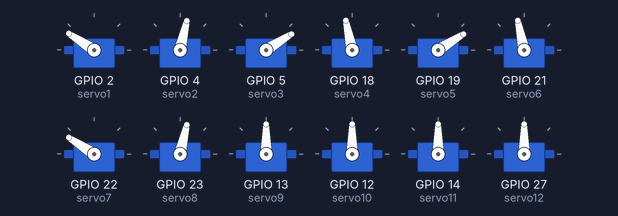
Bench run of a sketch on a simulated ESP32. On the bench: 12 × servo.

Above: at 0.05 s.
At 1.4 s:
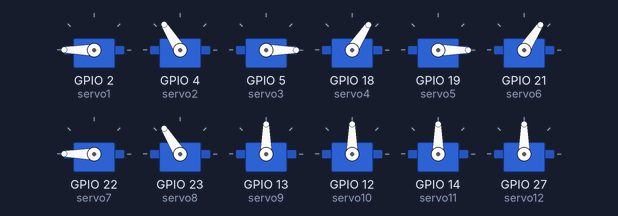
Timing chart, 0 to 3.2 s (numbered marks = the images above):
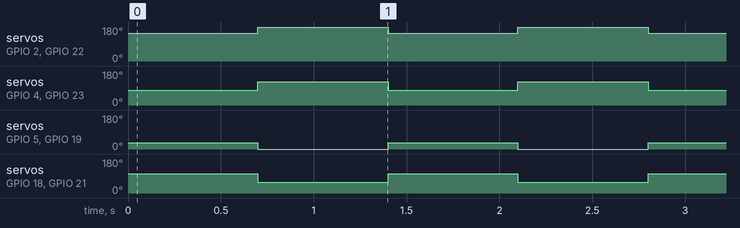

Measured:
- by itself, servo on GPIO 2 (servo1), servo on GPIO 22 (servo7): alternates 180° for 0.70 s and 147° for 0.70 s
- by itself, servo on GPIO 4 (servo2), servo on GPIO 23 (servo8): alternates 122° for 0.70 s and 77° for 0.70 s
- by itself, servo on GPIO 5 (servo3), servo on GPIO 19 (servo5): alternates 32° for 0.70 s and 0° for 0.70 s
- by itself, servo on GPIO 18 (servo4), servo on GPIO 21 (servo6): alternates 102° for 0.70 s and 57° for 0.70 s

The sketch:

test-newwwww.ino
```cpp
#include <ESP32Servo.h>
#include <math.h>

Servo servo1; // Create a servo object for the first servo
Servo servo2; // Create a servo object for the second servo
Servo servo3;
Servo servo4;
Servo servo5;
Servo servo6;
Servo servo7;
Servo servo8;
Servo servo9;
Servo servo10;
Servo servo11;
Servo servo12;
//70  y limit
//50,190 hold position

const float L1 = 100.0;  // Length of the first link
const float L2 = 134.5;  // Length of the second link
float theta1;
float theta2;
float targetX;
float targetY;
float X, Y;

void setup() {
  servo1.attach(2);  // Attach servo 1 to pin 9
  servo2.attach(4); // Attach servo 2 to pin 10
  servo3.attach(5);
  servo4.attach(18);
  servo5.attach(19);
  servo6.attach(21);
  servo7.attach(22);
  servo8.attach(23);
  servo9.attach(13);
  servo10.attach(12);
  servo11.attach(14);
  servo12.attach(27);
  Serial.begin(9600);


  servo9.write(90);
  servo10.write(90);
  servo11.write(90);
  servo12.write(90);
}

void loop() {

  ik(40,180);
  delay(700);
  ik(40,110);
  delay(700);

}

void holdposition(){
  ik(50,190);
}


void ik(float targetX, float targetY) {
  float r = sqrt(targetX * targetX + targetY * targetY);

  float cosTheta2 = (r * r - L1 * L1 - L2 * L2) / (2 * L1 * L2);

  theta2 = acos(cosTheta2);

  float alpha = atan2(targetY, targetX);
  float beta = acos((L1 * L1 + r * r - L2 * L2) / (2 * L1 * r));
  theta1 = alpha - beta;

    // Convert angles from radians to degrees
  theta1 = degrees(theta1);
  theta2 = degrees(theta2);

  servo1.write(180 - theta1);
  servo2.write(theta2);

    // front left
  servo3.write(theta1);
  servo4.write(180 - theta2);

    // back left
  servo5.write(theta1);
  servo6.write(180 - theta2);

    // back right
  servo7.write(180 - theta1);
  servo8.write(theta2);
}

void sik(float targetX, float targetY) {
  float r = sqrt(targetX * targetX + targetY * targetY);

  float cosTheta2 = (r * r - L1 * L1 - L2 * L2) / (2 * L1 * L2);

  theta2 = acos(cosTheta2);

  float alpha = atan2(targetY, targetX);
  float beta = acos((L1 * L1 + r * r - L2 * L2) / (2 * L1 * r));
  theta1 = alpha - beta;

    // Convert angles from radians to degrees
  theta1 = degrees(theta1);
  theta2 = degrees(theta2);

  servo1.write(theta1);
  servo2.write(180 - theta2);
  Serial.print("Theta1: ");
  Serial.print(theta1);
  Serial.print(", Theta2: ");
  Serial.println(theta2);
}
```
